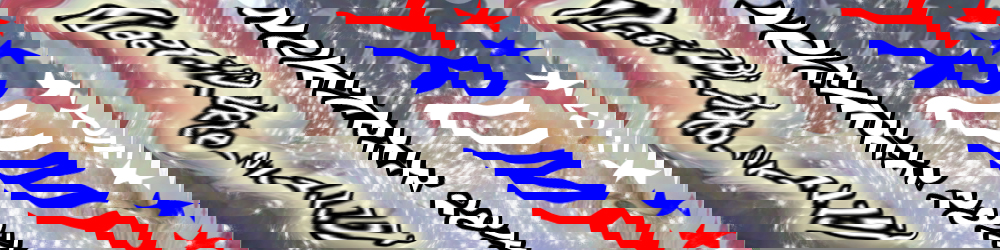
#> input picture hackthevote-2016/warp_speed/warp_speed.jpg, 1000 x 250 px
$ python sol.py
#> lines starting #> are read from the running program, lines starting #| are printed output that depends on the picture
#> further down, image is the input picture: PIL image 1000x250 RGB; mean R, G, B 154.7, 138.4, 151.1
#!/usr/bin/env python3

import math
from PIL import Image

STRIP_WIDTH = 504
STRIP_HEIGHT = 8

def unwrap(im, strip_height=STRIP_HEIGHT):
#> called with strip_height = 8
    out_im = Image.new(im.mode, (int(math.ceil(im.size[0]*im.size[1]/strip_height)), strip_height))

    line = 0
    while line * strip_height < im.size[1]:
        rect = im.crop((0, line * strip_height, im.size[0], (line+1) * strip_height))
        rect.load()
        out_im.paste(rect, (line * im.size[0], 0, (line+1) * im.size[0], strip_height))

        line += 1
#> after the loop, line = 32

    return out_im

def collate(im, strip_width=STRIP_WIDTH, strip_height=STRIP_HEIGHT):
#> called with strip_width = 504, strip_height = 8
    out_im = Image.new(im.mode, (strip_width, int(math.ceil(im.size[0]/strip_width)) * strip_height))
#> out_im: PIL image 504x504 RGB; every value is 0

    line = 0
    while line * strip_width < im.size[0]:
        rect = im.crop((line * strip_width, 0, (line+1) * strip_width, strip_height))
        rect.load()
        out_im.paste(rect, (0, line * strip_height, strip_width, (line+1) * strip_height))

        line += 1
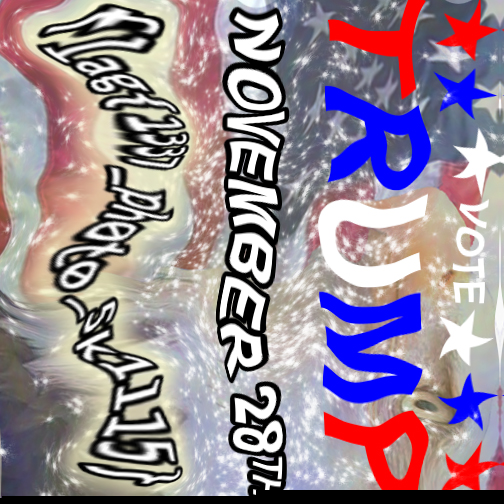
#> out_im: PIL image 504x504 RGB; mean R, G, B 151.4, 135.4, 147.9
#> after the loop, line = 63

    return out_im

image = Image.open('warp_speed.jpg')
fixed_image = collate(unwrap(image)).rotate(90)
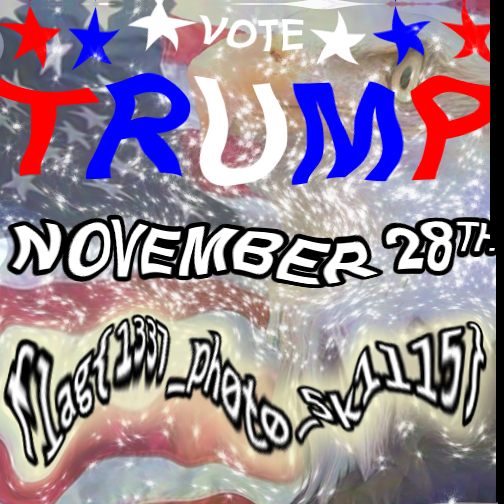
#> fixed_image: PIL image 504x504 RGB; mean R, G, B 151.4, 135.4, 147.9
fixed_image.save('warp_speed_fixed.jpg')
